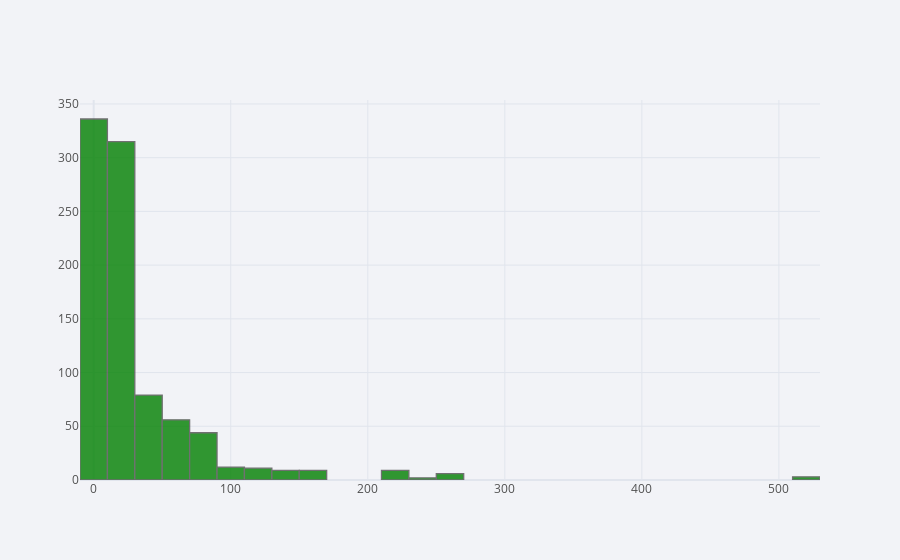

Notebook code cell kept with this figure:
### Code cell
train['Fare'].iplot(kind='hist',bins=40,color='green')

### Figure 1 — Plotly figure (JSON) as saved in the notebook; plotly's stock layout.template omitted (floating-point values rounded to 4 significant figures; data arrays with more than 128 entries replaced by an {"elided": "..."} marker saying what was removed)
{"data": [{"histfunc": "count", "histnorm": "", "marker": {"color": "rgba(0, 128, 0, 1.0)", "line": {"color": "#505050", "width": 1.3}}, "name": "Fare", "nbinsx": 40, "opacity": 0.8, "orientation": "v", "type": "histogram", "x": {"elided": "891 float values"}}], "layout": {"barmode": "overlay", "legend": {"bgcolor": "#F2F3F7", "font": {"color": "#505050"}}, "paper_bgcolor": "#F2F3F7", "plot_bgcolor": "#F2F3F7", "title": {"font": {"color": "#484848"}}, "xaxis": {"gridcolor": "#E1E5ED", "showgrid": true, "tickfont": {"color": "#505050"}, "title": {"font": {"color": "#505050"}, "text": ""}, "zerolinecolor": "#E1E5ED"}, "yaxis": {"gridcolor": "#E1E5ED", "showgrid": true, "tickfont": {"color": "#505050"}, "title": {"font": {"color": "#505050"}, "text": ""}, "zerolinecolor": "#E1E5ED"}}}
